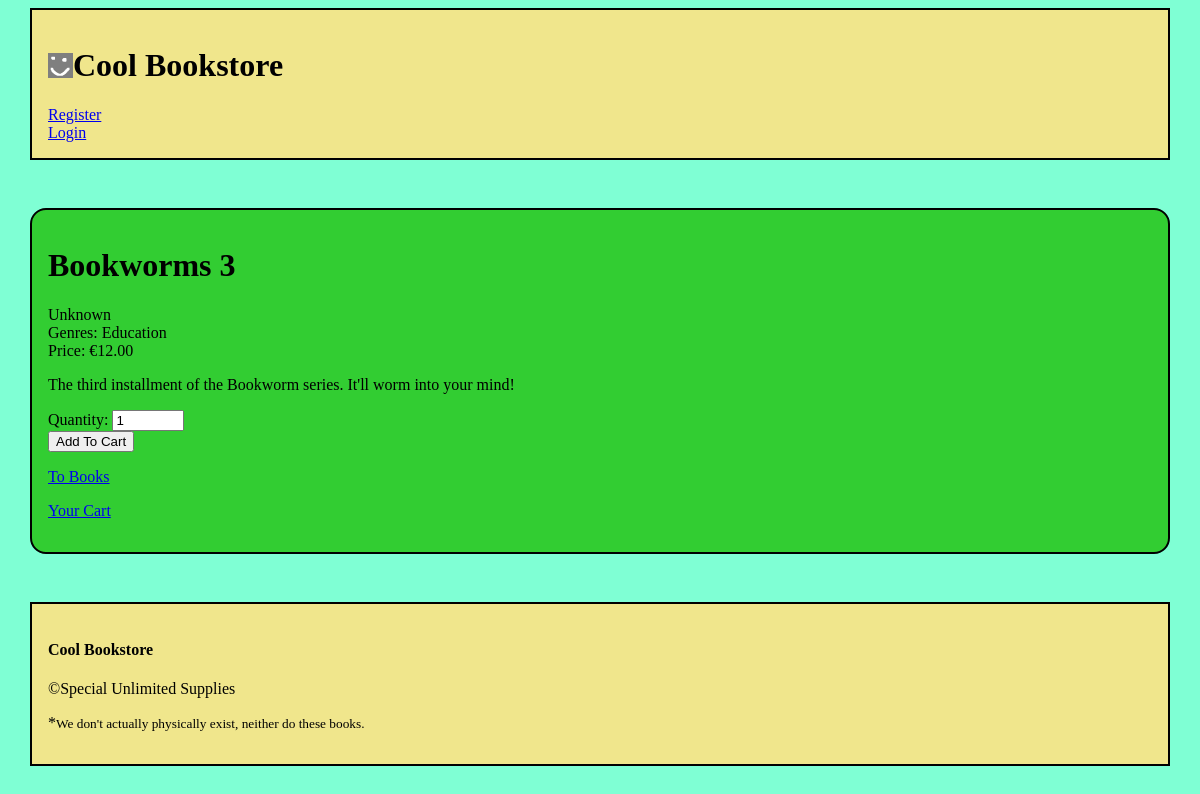
/book/5, run on the app's committed database.
### tables this page shows
CREATE TABLE books

(   
    book_id INTEGER PRIMARY KEY AUTOINCREMENT,
    author_id INTEGER NOT NULL,
    title TEXT NOT NULL,
    price REAL NOT NULL,
    description TEXT
    
);

CREATE TABLE authors
--autoincrement creates a value for each entry in order of creation
(
    author_id INTEGER PRIMARY KEY AUTOINCREMENT,
    name TEXT NOT NULL
    
);

CREATE TABLE genres
(   
    book_id INTEGER NOT NULL,
    genre_name TEXT NOT NULL
);

### app.py (the view, shortened to what this page needs)
@app.route("/book/<int:book_id>", methods=["GET", "POST"])
def book(book_id):
    form=BookForm()
    db=get_db()
    quantity=1
    cart_quantity=None
    if 'cart' in session: #if book_id of current book exists
        if book_id in session["cart"]:
            cart_quantity=session["cart"][book_id]["quantity"] #cart_quantity value assigned book's quantity
    book=db.execute("""SELECT DISTINCT books.title, authors.name, books.price, books.description
                        FROM authors
                        JOIN books
                        JOIN genres
                        ON authors.author_id = books.author_id
                        AND genres.book_id = books.book_id
                        WHERE books.book_id = ?;""", (book_id,)).fetchone()
    genre=db.execute("""SELECT genres.genre_name
                        FROM books JOIN genres
                        ON books.book_id=genres.book_id
                        WHERE books.book_id = ?;""", (book_id,)).fetchall()
    genres = db.execute("""SELECT DISTINCT genre_name FROM genres
                                ORDER BY genre_name ASC;""").fetchall()
    form.edit_price.data = book["price"]
    return render_template("book.html", form=form, book=book, cart_quantity=cart_quantity, genre=genre, genres=genres, discount=discount())

### forms.py
class BookForm(FlaskForm):
    amount=IntegerField("Amount:", default=1, validators=[NumberRange(-100,100)])
    submit = SubmitField("Add To Cart")
    quantity=IntegerField("Quantity:", default=1, validators=[NumberRange(-100,100)])
    confirm= SubmitField("Confirm Changes")
    delete_entry=BooleanField("Delete Book from database?")
    edit_price=DecimalField("Edit Price:")

### app.py (called while the page is built, shortened)
@app.before_request
def load_logged_in_user():
    g.user = session.get("user_id", None)
    g.current_date = datetime.now().strftime("%Y-%m-%d")

def discount():
    discount = 1
    return discount

### database.py (called while the page is built)
def get_db():
    if "db" not in g:
        g.db = sqlite3.connect(DATABASE,
            detect_types=sqlite3.PARSE_DECLTYPES
        )
        g.db.row_factory = sqlite3.Row
    return g.db

### templates/book.html (shortened to what this page needs)
{% extends "base.html" %}
{% block main_content %}
<form action="" method="POST" novalidate>
    <ul>
        <li>
            <h1>{{ book["title"]}}</h1>
        </li>
        <li>
            {{ book["name"] }}
        </li>
        <li>Genres:
            {% for tag in genre %}
                {{ tag["genre_name"] }}
            {% endfor %}
        </li>
        <li>Price: &euro;{{ "%.2f" % (book["price"]*discount) }}</li>
    </ul>
    <p>{{ book["description"] }}</p>
    {% if session["admin"] %}
        <section>
            {{render_field(form.edit_price)}}
            <br/>
            {{ form.delete_entry.label }}
            {{ form.delete_entry() }}
            <br/>
            {{ form.confirm() }}
        </section>
    {% else %}
        <section>
            <p>
                {{render_field(form.quantity)}}
                <br/>
                {{ form.submit() }}
            </p>
        </section>
    {% endif %}
    <p>
        <a href="{{url_for('books')}}">To Books</a>
    </p>
    {% if not session["admin"] %}
        <p>
            <a href="{{url_for('cart')}}">Your Cart</a>
        </p>
    {% endif %}
</form>
{% endblock %}

### static/styles.css (style rules this page uses)
:root { background-color: aquamarine; --base-border-color: black; --base-bg-color: khaki; --base-bg-color-2: limegreen; }
body { width: 95%; margin: 0.5em auto; }
ul { list-style-type: none; padding: 0; margin: 0; }
@media screen and (min-width: 480px) { body { display: grid; grid-template-columns: 1fr; grid-template-areas: 'top' 'mid' 'bottom' ; row-gap: 3em; } }

### data on the page
books: title "Bookworms 3", description "The third installment of the Bookworm series. It'll worm into your mind!"
authors: name "Unknown"
genres: genre_name "Education"

### other printed values
{{ "%.2f" % (book["price"]*discount) }} "12.00"
{{ field.label }} "Quantity:"
